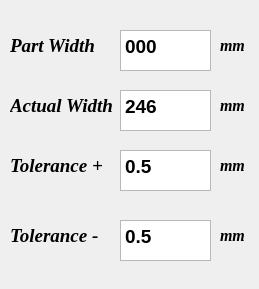
              <widget class="QWidget" name="scrollAreaWidgetContents_5">
               <property name="geometry">
                <rect>
                 <x>0</x>
                 <y>0</y>
                 <width>259</width>
                 <height>289</height>
                </rect>
               </property>
               <widget class="QLabel" name="lbl_mstrwdt">
                <property name="geometry">
                 <rect>
                  <x>10</x>
                  <y>30</y>
                  <width>141</width>
                  <height>31</height>
                 </rect>
                </property>
                <property name="font">
                 <font>
                  <family>Times New Roman</family>
                  <pointsize>14</pointsize>
                  <weight>75</weight>
                  <italic>true</italic>
                  <bold>true</bold>
                 </font>
                </property>
                <property name="text">
                 <string>Part Width</string>
                </property>
               </widget>
               <widget class="QLabel" name="lbl_tol">
                <property name="geometry">
                 <rect>
                  <x>10</x>
                  <y>150</y>
                  <width>101</width>
                  <height>31</height>
                 </rect>
                </property>
                <property name="font">
                 <font>
                  <family>Times New Roman</family>
                  <pointsize>14</pointsize>
                  <weight>75</weight>
                  <italic>true</italic>
                  <bold>true</bold>
                 </font>
                </property>
                <property name="text">
                 <string>Tolerance +</string>
                </property>
               </widget>
               <widget class="QLabel" name="lbl_mm1">
                <property name="geometry">
                 <rect>
                  <x>220</x>
                  <y>30</y>
                  <width>61</width>
                  <height>31</height>
                 </rect>
                </property>
                <property name="font">
                 <font>
                  <family>Times New Roman</family>
                  <pointsize>12</pointsize>
                  <weight>75</weight>
                  <italic>true</italic>
                  <bold>true</bold>
                 </font>
                </property>
                <property name="text">
                 <string>mm</string>
                </property>
               </widget>
               <widget class="QTextEdit" name="p_tolerance">
                <property name="geometry">
                 <rect>
                  <x>120</x>
                  <y>150</y>
                  <width>91</width>
                  <height>41</height>
                 </rect>
                </property>
                <property name="font">
                 <font>
                  <pointsize>12</pointsize>
                  <weight>75</weight>
                  <bold>true</bold>
                 </font>
                </property>
                <property name="html">
                 <string>&lt;!DOCTYPE HTML PUBLIC &quot;-//W3C//DTD HTML 4.0//EN&quot; &quot;http://www.w3.org/TR/REC-html40/strict.dtd&quot;&gt;
&lt;html&gt;&lt;head&gt;&lt;meta name=&quot;qrichtext&quot; content=&quot;1&quot; /&gt;&lt;style type=&quot;text/css&quot;&gt;
p, li { white-space: pre-wrap; }
&lt;/style&gt;&lt;/head&gt;&lt;body style=&quot; font-family:'Ubuntu'; font-size:12pt; font-weight:600; font-style:normal;&quot;&gt;
&lt;p style=&quot; margin-top:0px; margin-bottom:0px; margin-left:0px; margin-right:0px; -qt-block-indent:0; text-indent:0px;&quot;&gt;&lt;span style=&quot; font-family:'MS Shell Dlg 2'; font-size:14pt;&quot;&gt;0.5&lt;/span&gt;&lt;/p&gt;&lt;/body&gt;&lt;/html&gt;</string>
                </property>
               </widget>
               <widget class="QLabel" name="lbl_mm">
                <property name="geometry">
                 <rect>
                  <x>220</x>
                  <y>150</y>
                  <width>61</width>
                  <height>31</height>
                 </rect>
                </property>
                <property name="font">
                 <font>
                  <family>Times New Roman</family>
                  <pointsize>12</pointsize>
                  <weight>75</weight>
                  <italic>true</italic>
                  <bold>true</bold>
                 </font>
                </property>
                <property name="text">
                 <string>mm</string>
                </property>
               </widget>
               <widget class="QTextEdit" name="val_mstrwdt">
                <property name="geometry">
                 <rect>
                  <x>120</x>
                  <y>30</y>
                  <width>91</width>
                  <height>41</height>
                 </rect>
                </property>
                <property name="font">
                 <font>
                  <pointsize>12</pointsize>
                  <weight>75</weight>
                  <bold>true</bold>
                 </font>
                </property>
                <property name="html">
                 <string>&lt;!DOCTYPE HTML PUBLIC &quot;-//W3C//DTD HTML 4.0//EN&quot; &quot;http://www.w3.org/TR/REC-html40/strict.dtd&quot;&gt;
&lt;html&gt;&lt;head&gt;&lt;meta name=&quot;qrichtext&quot; content=&quot;1&quot; /&gt;&lt;style type=&quot;text/css&quot;&gt;
p, li { white-space: pre-wrap; }
&lt;/style&gt;&lt;/head&gt;&lt;body style=&quot; font-family:'Ubuntu'; font-size:12pt; font-weight:600; font-style:normal;&quot;&gt;
&lt;p style=&quot; margin-top:0px; margin-bottom:0px; margin-left:0px; margin-right:0px; -qt-block-indent:0; text-indent:0px;&quot;&gt;&lt;span style=&quot; font-family:'MS Shell Dlg 2'; font-size:14pt;&quot;&gt;000&lt;/span&gt;&lt;/p&gt;&lt;/body&gt;&lt;/html&gt;</string>
                </property>
               </widget>
               <widget class="QLabel" name="lbl_mstrwdt_3">
                <property name="geometry">
                 <rect>
                  <x>10</x>
                  <y>90</y>
                  <width>141</width>
                  <height>31</height>
                 </rect>
                </property>
                <property name="font">
                 <font>
                  <family>Times New Roman</family>
                  <pointsize>14</pointsize>
                  <weight>75</weight>
                  <italic>true</italic>
                  <bold>true</bold>
                 </font>
                </property>
                <property name="text">
                 <string>Actual Width</string>
                </property>
               </widget>
               <widget class="QTextEdit" name="val_awdth">
                <property name="geometry">
                 <rect>
                  <x>120</x>
                  <y>90</y>
                  <width>91</width>
                  <height>41</height>
                 </rect>
                </property>
                <property name="font">
                 <font>
                  <pointsize>12</pointsize>
                  <weight>75</weight>
                  <bold>true</bold>
                 </font>
                </property>
                <property name="html">
                 <string>&lt;!DOCTYPE HTML PUBLIC &quot;-//W3C//DTD HTML 4.0//EN&quot; &quot;http://www.w3.org/TR/REC-html40/strict.dtd&quot;&gt;
&lt;html&gt;&lt;head&gt;&lt;meta name=&quot;qrichtext&quot; content=&quot;1&quot; /&gt;&lt;style type=&quot;text/css&quot;&gt;
p, li { white-space: pre-wrap; }
&lt;/style&gt;&lt;/head&gt;&lt;body style=&quot; font-family:'Ubuntu'; font-size:12pt; font-weight:600; font-style:normal;&quot;&gt;
&lt;p style=&quot; margin-top:0px; margin-bottom:0px; margin-left:0px; margin-right:0px; -qt-block-indent:0; text-indent:0px;&quot;&gt;&lt;span style=&quot; font-family:'MS Shell Dlg 2'; font-size:14pt;&quot;&gt;246&lt;/span&gt;&lt;/p&gt;&lt;/body&gt;&lt;/html&gt;</string>
                </property>
               </widget>
               <widget class="QLabel" name="lbl_mm_2">
                <property name="geometry">
                 <rect>
                  <x>220</x>
                  <y>90</y>
                  <width>61</width>
                  <height>31</height>
                 </rect>
                </property>
                <property name="font">
                 <font>
                  <family>Times New Roman</family>
                  <pointsize>12</pointsize>
                  <weight>75</weight>
                  <italic>true</italic>
                  <bold>true</bold>
                 </font>
                </property>
                <property name="text">
                 <string>mm</string>
                </property>
               </widget>
               <widget class="QTextEdit" name="n_tolerance">
                <property name="geometry">
                 <rect>
                  <x>120</x>
                  <y>220</y>
                  <width>91</width>
                  <height>41</height>
                 </rect>
                </property>
                <property name="font">
                 <font>
                  <pointsize>12</pointsize>
                  <weight>75</weight>
                  <bold>true</bold>
                 </font>
                </property>
                <property name="html">
                 <string>&lt;!DOCTYPE HTML PUBLIC &quot;-//W3C//DTD HTML 4.0//EN&quot; &quot;http://www.w3.org/TR/REC-html40/strict.dtd&quot;&gt;
&lt;html&gt;&lt;head&gt;&lt;meta name=&quot;qrichtext&quot; content=&quot;1&quot; /&gt;&lt;style type=&quot;text/css&quot;&gt;
p, li { white-space: pre-wrap; }
&lt;/style&gt;&lt;/head&gt;&lt;body style=&quot; font-family:'Ubuntu'; font-size:12pt; font-weight:600; font-style:normal;&quot;&gt;
&lt;p style=&quot; margin-top:0px; margin-bottom:0px; margin-left:0px; margin-right:0px; -qt-block-indent:0; text-indent:0px;&quot;&gt;&lt;span style=&quot; font-family:'MS Shell Dlg 2'; font-size:14pt;&quot;&gt;0.5&lt;/span&gt;&lt;/p&gt;&lt;/body&gt;&lt;/html&gt;</string>
                </property>
               </widget>
               <widget class="QLabel" name="lbl_mm_3">
                <property name="geometry">
                 <rect>
                  <x>220</x>
                  <y>220</y>
                  <width>61</width>
                  <height>31</height>
                 </rect>
                </property>
                <property name="font">
                 <font>
                  <family>Times New Roman</family>
                  <pointsize>12</pointsize>
                  <weight>75</weight>
                  <italic>true</italic>
                  <bold>true</bold>
                 </font>
                </property>
                <property name="text">
                 <string>mm</string>
                </property>
               </widget>
               <widget class="QLabel" name="lbl_tol_2">
                <property name="geometry">
                 <rect>
                  <x>10</x>
                  <y>220</y>
                  <width>91</width>
                  <height>31</height>
                 </rect>
                </property>
                <property name="font">
                 <font>
                  <family>Times New Roman</family>
                  <pointsize>14</pointsize>
                  <weight>75</weight>
                  <italic>true</italic>
                  <bold>true</bold>
                 </font>
                </property>
                <property name="text">
                 <string>Tolerance -</string>
                </property>
               </widget>
              </widget>
